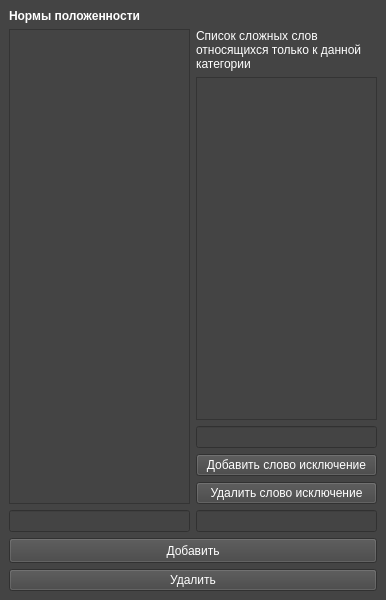
<?xml version="1.0" encoding="UTF-8"?>
<ui version="4.0">
 <class>MainWindow</class>
 <widget class="QMainWindow" name="MainWindow">
  <property name="geometry">
   <rect>
    <x>0</x>
    <y>0</y>
    <width>386</width>
    <height>600</height>
   </rect>
  </property>
  <property name="windowTitle">
   <string>MainWindow</string>
  </property>
  <property name="styleSheet">
   <string notr="true">background-color: #444444;
color: white;
</string>
  </property>
  <widget class="QWidget" name="centralwidget">
   <property name="styleSheet">
    <string notr="true">.QTableCornerButton::section{background-color: rgba(143, 144, 146, 100);}</string>
   </property>
   <layout class="QVBoxLayout" name="verticalLayout" stretch="0,0,0,0,0">
    <item>
     <widget class="QLabel" name="label_4">
      <property name="font">
       <font>
        <weight>75</weight>
        <bold>true</bold>
       </font>
      </property>
      <property name="text">
       <string>Нормы положенности</string>
      </property>
     </widget>
    </item>
    <item>
     <layout class="QHBoxLayout" name="horizontalLayout_2">
      <item>
       <widget class="QTableWidget" name="tableNorm">
        <property name="enabled">
         <bool>true</bool>
        </property>
        <property name="styleSheet">
         <string notr="true">.QTableCornerButton::section{background-color: rgba(143, 144, 146, 100);}</string>
        </property>
       </widget>
      </item>
      <item>
       <layout class="QVBoxLayout" name="verticalLayout_2">
        <item>
         <widget class="QLabel" name="label">
          <property name="text">
           <string>Список сложных слов относящихся только к данной категории</string>
          </property>
          <property name="wordWrap">
           <bool>true</bool>
          </property>
         </widget>
        </item>
        <item>
         <widget class="QTableWidget" name="tableWidget"/>
        </item>
        <item>
         <widget class="QLineEdit" name="lineEdit"/>
        </item>
        <item>
         <widget class="QPushButton" name="pushButton_3">
          <property name="text">
           <string>Добавить слово исключение</string>
          </property>
         </widget>
        </item>
        <item>
         <widget class="QPushButton" name="pushButton_4">
          <property name="text">
           <string>Удалить слово исключение</string>
          </property>
         </widget>
        </item>
       </layout>
      </item>
     </layout>
    </item>
    <item>
     <layout class="QHBoxLayout" name="horizontalLayout">
      <item>
       <widget class="QLineEdit" name="textEdit"/>
      </item>
      <item>
       <widget class="QLineEdit" name="textEdit_2"/>
      </item>
     </layout>
    </item>
    <item>
     <widget class="QPushButton" name="pushButton">
      <property name="minimumSize">
       <size>
        <width>0</width>
        <height>25</height>
       </size>
      </property>
      <property name="text">
       <string>Добавить</string>
      </property>
     </widget>
    </item>
    <item>
     <widget class="QPushButton" name="pushButton_2">
      <property name="text">
       <string>Удалить</string>
      </property>
     </widget>
    </item>
   </layout>
  </widget>
 </widget>
 <resources/>
 <connections/>
</ui>
